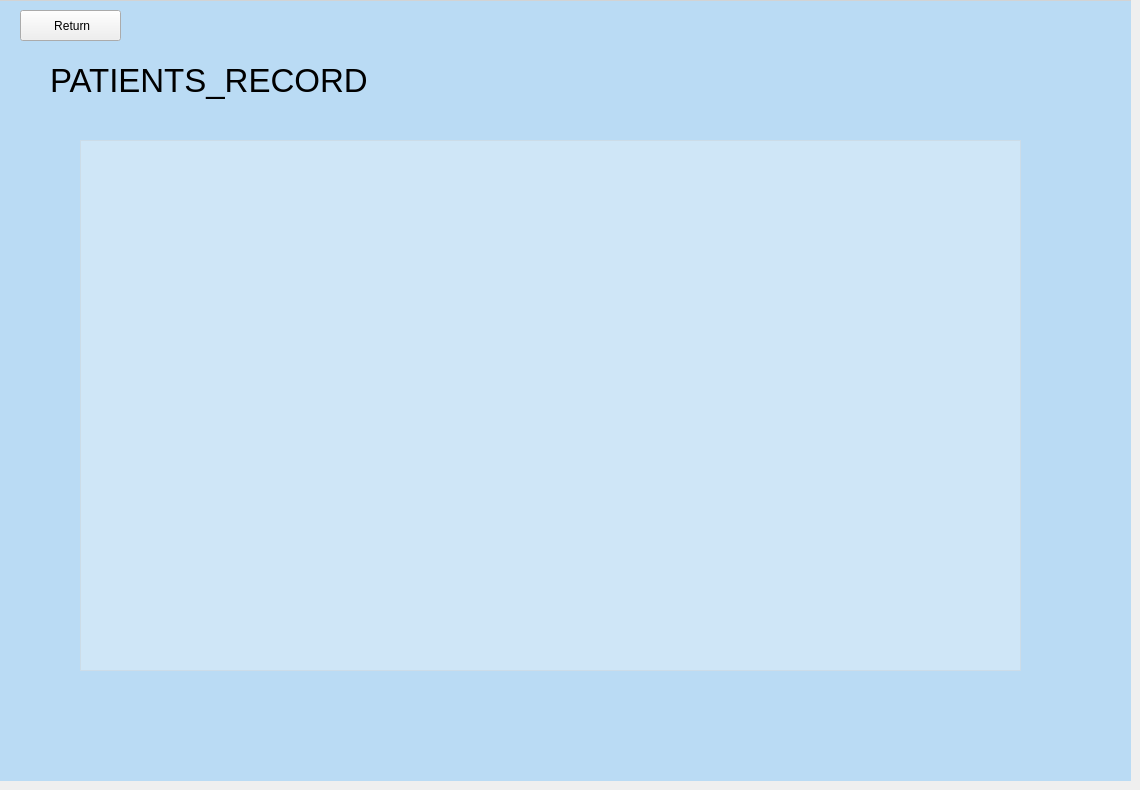
    <widget class="QWidget" name="page_records">
     <widget class="QFrame" name="frame_10">
      <property name="geometry">
       <rect>
        <x>0</x>
        <y>0</y>
        <width>1131</width>
        <height>781</height>
       </rect>
      </property>
      <property name="styleSheet">
       <string notr="true">#frame_10{

	
	background-color: rgba(60, 170, 255,0.3);
border-top:1px solid  ;
	border-top-color: rgb(211, 211, 211);

}</string>
      </property>
      <property name="frameShape">
       <enum>QFrame::StyledPanel</enum>
      </property>
      <property name="frameShadow">
       <enum>QFrame::Raised</enum>
      </property>
      <widget class="QLabel" name="label_9">
       <property name="geometry">
        <rect>
         <x>50</x>
         <y>50</y>
         <width>1011</width>
         <height>61</height>
        </rect>
       </property>
       <property name="font">
        <font>
         <family>Arial</family>
         <pointsize>25</pointsize>
        </font>
       </property>
       <property name="text">
        <string>PATIENTS_RECORD</string>
       </property>
      </widget>
      <widget class="QToolButton" name="toolButton_15">
       <property name="geometry">
        <rect>
         <x>20</x>
         <y>10</y>
         <width>101</width>
         <height>31</height>
        </rect>
       </property>
       <property name="styleSheet">
        <string notr="true">color:black;
font: 63 9pt &quot;Bahnschrift SemiBold&quot;;
font-size:15;
</string>
       </property>
       <property name="text">
        <string> Return</string>
       </property>
       <property name="icon">
        <iconset resource="UIresource/login.qrc">
         <normaloff>:/function/return.png</normaloff>:/function/return.png</iconset>
       </property>
       <property name="iconSize">
        <size>
         <width>50</width>
         <height>50</height>
        </size>
       </property>
       <property name="toolButtonStyle">
        <enum>Qt::ToolButtonTextBesideIcon</enum>
       </property>
      </widget>
      <widget class="QTableWidget" name="tableWidget_4">
       <property name="geometry">
        <rect>
         <x>80</x>
         <y>140</y>
         <width>941</width>
         <height>531</height>
        </rect>
       </property>
       <property name="font">
        <font>
         <family>楷体</family>
         <pointsize>12</pointsize>
         <weight>50</weight>
         <italic>false</italic>
         <bold>false</bold>
        </font>
       </property>
       <property name="layoutDirection">
        <enum>Qt::LeftToRight</enum>
       </property>
       <property name="styleSheet">
        <string notr="true">#tableWidget_4{

	background-color: rgba(255, 255, 255,0.3);
}
*{
	font: 12pt &quot;楷体&quot;;
}</string>
       </property>
       <property name="verticalScrollBarPolicy">
        <enum>Qt::ScrollBarAsNeeded</enum>
       </property>
       <property name="horizontalScrollBarPolicy">
        <enum>Qt::ScrollBarAsNeeded</enum>
       </property>
       <property name="sizeAdjustPolicy">
        <enum>QAbstractScrollArea::AdjustIgnored</enum>
       </property>
       <property name="autoScroll">
        <bool>false</bool>
       </property>
       <property name="alternatingRowColors">
        <bool>true</bool>
       </property>
       <property name="verticalScrollMode">
        <enum>QAbstractItemView::ScrollPerPixel</enum>
       </property>
       <property name="horizontalScrollMode">
        <enum>QAbstractItemView::ScrollPerPixel</enum>
       </property>
       <property name="showGrid">
        <bool>true</bool>
       </property>
       <property name="sortingEnabled">
        <bool>false</bool>
       </property>
       <attribute name="horizontalHeaderVisible">
        <bool>false</bool>
       </attribute>
       <attribute name="horizontalHeaderCascadingSectionResizes">
        <bool>true</bool>
       </attribute>
       <attribute name="horizontalHeaderHighlightSections">
        <bool>true</bool>
       </attribute>
       <attribute name="horizontalHeaderShowSortIndicator" stdset="0">
        <bool>false</bool>
       </attribute>
       <attribute name="verticalHeaderVisible">
        <bool>false</bool>
       </attribute>
       <attribute name="verticalHeaderCascadingSectionResizes">
        <bool>true</bool>
       </attribute>
      </widget>
     </widget>
    </widget>
